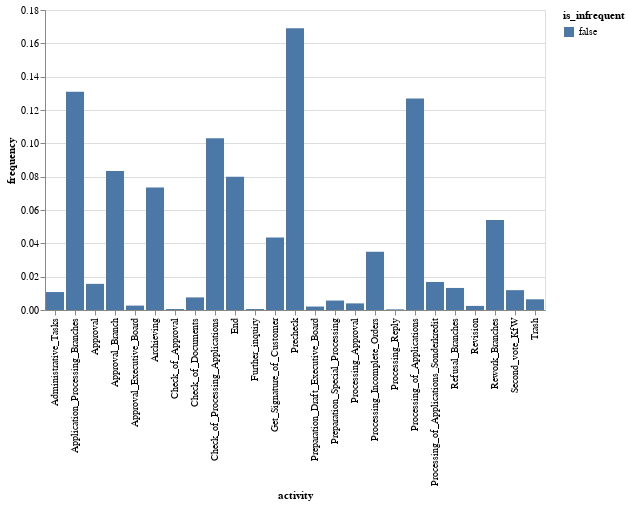

Notebook code cell kept with this figure:
### Code cell
alt.Chart(rel_act_freq).mark_bar().encode(
    x='activity:O',
    y='frequency:Q',
    color='is_infrequent:N'
)

### Figure 1 — Vega specification as saved in the notebook (floating-point values rounded to 4 significant figures)
{"$schema": "https://vega.github.io/schema/vega/v5.json", "data": [{"name": "source_0", "values": [{"activity": "Administrative_Tasks", "frequency": 0.01078, "frequency_end": 0.01078, "frequency_start": 0.0, "is_infrequent": false}, {"activity": "Application_Processing_Branches", "frequency": 0.131, "frequency_end": 0.131, "frequency_start": 0.0, "is_infrequent": false}, {"activity": "Approval", "frequency": 0.01569, "frequency_end": 0.01569, "frequency_start": 0.0, "is_infrequent": false}, {"activity": "Approval_Branch", "frequency": 0.08336, "frequency_end": 0.08336, "frequency_start": 0.0, "is_infrequent": false}, {"activity": "Approval_Executive_Board", "frequency": 0.002647, "frequency_end": 0.002647, "frequency_start": 0.0, "is_infrequent": false}, {"activity": "Archieving", "frequency": 0.07353, "frequency_end": 0.07353, "frequency_start": 0.0, "is_infrequent": false}, {"activity": "Check_of_Approval", "frequency": 0.0005671, "frequency_end": 0.0005671, "frequency_start": 0.0, "is_infrequent": false}, {"activity": "Check_of_Documents", "frequency": 0.007561, "frequency_end": 0.007561, "frequency_start": 0.0, "is_infrequent": false}, {"activity": "Check_of_Processing_Applications", "frequency": 0.103, "frequency_end": 0.103, "frequency_start": 0.0, "is_infrequent": false}, {"activity": "End", "frequency": 0.07996, "frequency_end": 0.07996, "frequency_start": 0.0, "is_infrequent": false}, {"activity": "Further_inquiry", "frequency": 0.0005671, "frequency_end": 0.0005671, "frequency_start": 0.0, "is_infrequent": false}, {"activity": "Get_Signature_of_Customer", "frequency": 0.04348, "frequency_end": 0.04348, "frequency_start": 0.0, "is_infrequent": false}, {"activity": "Precheck", "frequency": 0.169, "frequency_end": 0.169, "frequency_start": 0.0, "is_infrequent": false}, {"activity": "Preparation_Draft_Executive_Board", "frequency": 0.002079, "frequency_end": 0.002079, "frequency_start": 0.0, "is_infrequent": false}, {"activity": "Preparation_Special_Processing", "frequency": 0.005671, "frequency_end": 0.005671, "frequency_start": 0.0, "is_infrequent": false}, {"activity": "Processing_Approval", "frequency": 0.00397, "frequency_end": 0.00397, "frequency_start": 0.0, "is_infrequent": false}, {"activity": "Processing_Incomplete_Orders", "frequency": 0.03497, "frequency_end": 0.03497, "frequency_start": 0.0, "is_infrequent": false}, {"activity": "Processing_Reply", "frequency": 0.0003781, "frequency_end": 0.0003781, "frequency_start": 0.0, "is_infrequent": false}, {"activity": "Processing_of_Applications", "frequency": 0.1268, "frequency_end": 0.1268, "frequency_start": 0.0, "is_infrequent": false}, {"activity": "Processing_of_Applications_Sonderkredit", "frequency": 0.01682, "frequency_end": 0.01682, "frequency_start": 0.0, "is_infrequent": false}, {"activity": "Refusal_Branches", "frequency": 0.01323, "frequency_end": 0.01323, "frequency_start": 0.0, "is_infrequent": false}, {"activity": "Revision", "frequency": 0.002457, "frequency_end": 0.002457, "frequency_start": 0.0, "is_infrequent": false}, {"activity": "Rework_Branches", "frequency": 0.05406, "frequency_end": 0.05406, "frequency_start": 0.0, "is_infrequent": false}, {"activity": "Second_vote_KfW", "frequency": 0.01191, "frequency_end": 0.01191, "frequency_start": 0.0, "is_infrequent": false}, {"activity": "Trash", "frequency": 0.006427, "frequency_end": 0.006427, "frequency_start": 0.0, "is_infrequent": false}]}, {"name": "source_0_x_domain_activity", "values": [{"activity": "Administrative_Tasks"}, {"activity": "Application_Processing_Branches"}, {"activity": "Approval"}, {"activity": "Approval_Branch"}, {"activity": "Approval_Executive_Board"}, {"activity": "Archieving"}, {"activity": "Check_of_Approval"}, {"activity": "Check_of_Documents"}, {"activity": "Check_of_Processing_Applications"}, {"activity": "End"}, {"activity": "Further_inquiry"}, {"activity": "Get_Signature_of_Customer"}, {"activity": "Precheck"}, {"activity": "Preparation_Draft_Executive_Board"}, {"activity": "Preparation_Special_Processing"}, {"activity": "Processing_Approval"}, {"activity": "Processing_Incomplete_Orders"}, {"activity": "Processing_Reply"}, {"activity": "Processing_of_Applications"}, {"activity": "Processing_of_Applications_Sonderkredit"}, {"activity": "Refusal_Branches"}, {"activity": "Revision"}, {"activity": "Rework_Branches"}, {"activity": "Second_vote_KfW"}, {"activity": "Trash"}]}, {"name": "source_0_color_domain_is_infrequent", "values": [{"is_infrequent": false}]}], "signals": [{"name": "x_step", "value": 20}, {"name": "width", "update": "bandspace(domain('x').length, 0.1, 0.05) * x_step"}], "marks": [{"type": "rect", "name": "marks", "from": {"data": "source_0"}, "encode": {"update": {"width": {"signal": "max(0.25, bandwidth('x'))"}, "description": {"signal": "\"activity: \" + (isValid(datum[\"activity\"]) ? datum[\"activity\"] : \"\"+datum[\"activity\"]) + \"; frequency: \" + (format(datum[\"frequency\"], \"\")) + \"; is_infrequent: \" + (isValid(datum[\"is_infrequent\"]) ? datum[\"is_infrequent\"] : \"\"+datum[\"is_infrequent\"])"}, "ariaRoleDescription": {"value": "bar"}, "x": {"field": "activity", "scale": "x"}, "fill": {"field": "is_infrequent", "scale": "color"}, "y": {"field": "frequency_end", "scale": "y"}, "y2": {"field": "frequency_start", "scale": "y"}}}, "style": ["bar"]}], "scales": [{"name": "x", "type": "band", "domain": {"data": "source_0_x_domain_activity", "field": "activity", "sort": true}, "range": {"step": {"signal": "x_step"}}, "paddingInner": 0.1, "paddingOuter": 0.05}, {"name": "y", "type": "linear", "domain": {"data": "source_0", "fields": ["frequency_start", "frequency_end"]}, "range": [{"signal": "height"}, 0], "nice": true, "zero": true}, {"name": "color", "type": "ordinal", "domain": {"data": "source_0_color_domain_is_infrequent", "field": "is_infrequent", "sort": true}, "range": "category"}], "axes": [{"scale": "y", "maxExtent": 0, "minExtent": 0, "grid": true, "aria": false, "labels": false, "ticks": false, "tickCount": {"signal": "ceil(height/40)"}, "gridScale": "x", "domain": false, "zindex": 0, "orient": "left"}, {"scale": "x", "labelAlign": "right", "labelBaseline": "middle", "orient": "bottom", "zindex": 0, "grid": false, "labelAngle": 270, "title": "activity"}, {"scale": "y", "labelOverlap": true, "title": "frequency", "zindex": 0, "tickCount": {"signal": "ceil(height/40)"}, "orient": "left", "grid": false}], "background": "white", "style": "cell", "height": 300, "padding": 5, "legends": [{"fill": "color", "symbolType": "square", "title": "is_infrequent"}]}
